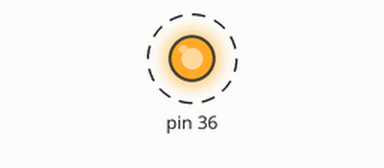
Simulated run of this sketch. Board: Arduino Mega 2560, built with avr-gcc and run on an emulated ATmega2560. Shown: output pins drawn as LEDs (lit = HIGH). Dashed ring = blinking.

Above: at 0.4 s.
Timing chart, 0 to 3.7 s (numbered marks = the images above):
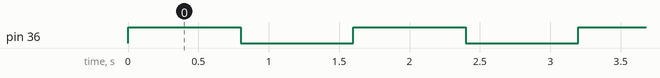

The sketch:

skeleton_code.ino
```cpp
int button[4] = {29, 23, 25, 27};
void setup() {


    pinMode(button[0], INPUT_PULLUP);
    pinMode(button[1], INPUT_PULLUP);
    pinMode(button[2], INPUT_PULLUP);
    pinMode(button[3], INPUT_PULLUP);

    pinMode(36, OUTPUT);
}

void loop() {
  // put your main code here, to run repeatedly:
  // if(digitalRead(button[0]) == LOW)
  // {
  //   digitalWrite(36, HIGH);
  // }
  // else if(digitalRead(button[1]) == HIGH)
  // {
  //   digitalWrite(36, LOW);
  // }

  analogWrite(36, 255);

  delay(800);

  analogWrite(36, 0);
  delay(800);


}
```

Measured:
- by itself, pin 36: alternates HIGH for 0.80 s and LOW for 0.80 s
